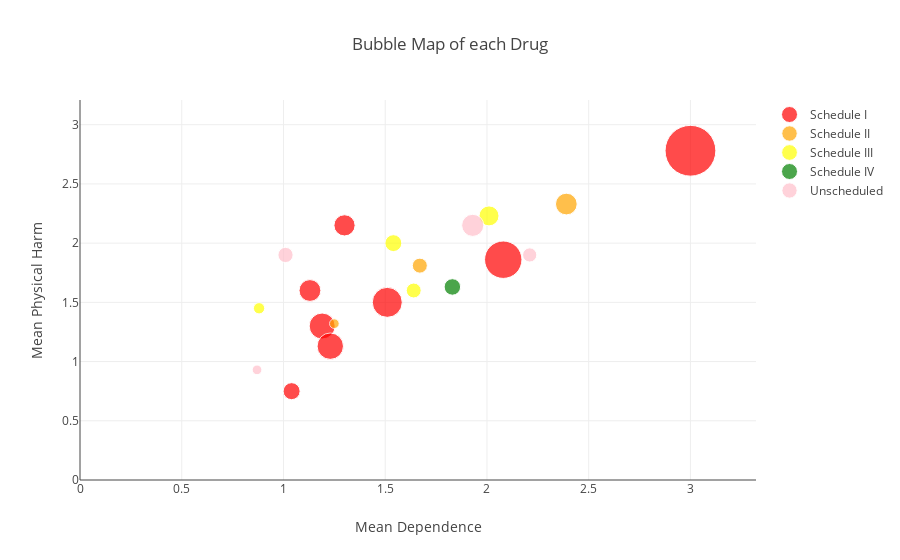

Notebook source saved alongside this figure:
### Code cell
sched1drug = drugs.loc[drugs["Schedule"] == "Schedule I",:]
sched2drug = drugs.loc[drugs["Schedule"] == "Schedule II",:]
sched3drug = drugs.loc[drugs["Schedule"] == "Schedule III",:]
sched4drug = drugs.loc[drugs["Schedule"] == "Schedule IV",:]
sched5drug = drugs.loc[drugs["Schedule"] == "Schedule V",:]
schednadrug = drugs.loc[drugs["Schedule"] == "Unscheduled",:]


trace0 = go.Scatter(x=sched1drug["Mean Dependence"], y = sched1drug["Mean Physical harm"], 
                  marker = dict(color = list(map(schedule2color.get, sched1drug["Schedule"])),
                                size = sched1drug["Mean Social harm"]*20),
                  text = sched1drug["Drug"], mode="markers", name = "Schedule I")

trace1 = go.Scatter(x=sched2drug["Mean Dependence"], y = sched2drug["Mean Physical harm"], 
                  marker = dict(color = list(map(schedule2color.get, sched2drug["Schedule"])),
                                size = sched2drug["Mean Social harm"]*10),
                  text = sched2drug["Drug"], mode="markers", name = "Schedule II")

trace2 = go.Scatter(x=sched3drug["Mean Dependence"], y = sched3drug["Mean Physical harm"], 
                  marker = dict(color = list(map(schedule2color.get, sched3drug["Schedule"])),
                                size = sched3drug["Mean Social harm"]*10),
                  text = sched3drug["Drug"], mode="markers", name = "Schedule III")

trace3 = go.Scatter(x=sched4drug["Mean Dependence"], y = sched4drug["Mean Physical harm"], 
                  marker = dict(color = list(map(schedule2color.get, sched4drug["Schedule"])),
                                size = sched4drug["Mean Social harm"]*10),
                  text = sched4drug["Drug"], mode="markers", name = "Schedule IV")

trace4 = go.Scatter(x=sched5drug["Mean Dependence"], y = sched5drug["Mean Physical harm"], 
                  marker = dict(color = list(map(schedule2color.get, sched5drug["Schedule"])),
                                size = sched5drug["Mean Social harm"]*10),
                  text = sched5drug["Drug"], mode="markers", name = "Schedule V")

trace5 = go.Scatter(x=schednadrug["Mean Dependence"], y = schednadrug["Mean Physical harm"], 
                  marker = dict(color = list(map(schedule2color.get, schednadrug["Schedule"])),
                                size = schednadrug["Mean Social harm"]*10),
                  text = schednadrug["Drug"], mode="markers", name = "Unscheduled")

traces = [trace0,trace1,trace2,trace3,trace4,trace5]

xaxis_template = dict(title = "Mean Dependence", rangemode = "tozero")
yaxis_template = dict(title = "Mean Physical Harm",  rangemode = "tozero")
#legend_template = schedule2color

layout = go.Layout(title = "Bubble Map of each Drug", xaxis=xaxis_template, yaxis=yaxis_template, showlegend=True)
fig = go.Figure(data=traces, layout = layout)
iplot(fig)

### Figure 1 — Plotly figure (JSON) as saved in the notebook; plotly's stock layout.template omitted (floating-point values rounded to 4 significant figures)
{"data": [{"marker": {"color": ["red", "red", "red", "red", "red", "red", "red", "red"], "size": [50.8, 37.4, 21.2, 30, 21.8, 26, 26.4, 17]}, "mode": "markers", "name": "Schedule I", "text": ["Heroin", "Street methadone", "4-MTA", "Cannabis", "Ecstasy", "GHB", "LSD", "Khat"], "type": "scatter", "uid": "fdc30c8e-6dfa-46eb-b554-8b7ecd65fa3a", "x": [3, 2.08, 1.3, 1.51, 1.13, 1.19, 1.23, 1.04], "y": [2.78, 1.86, 2.15, 1.5, 1.6, 1.3, 1.13, 0.75]}, {"marker": {"color": ["orange", "orange", "orange"], "size": [21.7, 15, 9.7]}, "mode": "markers", "name": "Schedule II", "text": ["Cocaine", "Amphetamine", "Methylphenidate"], "type": "scatter", "uid": "0f1da2e6-30af-4386-98ff-0ef5554ae45f", "x": [2.39, 1.67, 1.25], "y": [2.33, 1.81, 1.32]}, {"marker": {"color": ["yellow", "yellow", "yellow", "yellow"], "size": [20, 16.9, 14.9, 11.3]}, "mode": "markers", "name": "Schedule III", "text": ["Barbiturates", "Ketamine", "Buprenorphine", "Anabolic steroids"], "type": "scatter", "uid": "968e45ee-4fd4-49a3-8961-539cb1936798", "x": [2.01, 1.54, 1.64, 0.88], "y": [2.23, 2, 1.6, 1.45]}, {"marker": {"color": ["green"], "size": [16.5]}, "mode": "markers", "name": "Schedule IV", "text": ["Benzodiazepines"], "type": "scatter", "uid": "bb3b5ec7-ae35-4ebb-ae79-71a7faa0893b", "x": [1.83], "y": [1.63]}, {"marker": {"color": [], "size": []}, "mode": "markers", "name": "Schedule V", "text": [], "type": "scatter", "uid": "b4e135af-912c-4d05-b097-48712edac054", "x": [], "y": []}, {"marker": {"color": ["pink", "pink", "pink", "pink"], "size": [14.2, 22.1, 15.2, 9.7]}, "mode": "markers", "name": "Unscheduled", "text": ["Tobacco", "Alcohol", "Solvents", "Alkyl nitrites"], "type": "scatter", "uid": "061ca998-a7d9-4d30-8842-194737f84a23", "x": [2.21, 1.93, 1.01, 0.87], "y": [1.9, 2.15, 1.9, 0.93]}], "layout": {"showlegend": true, "title": {"text": "Bubble Map of each Drug"}, "xaxis": {"rangemode": "tozero", "title": {"text": "Mean Dependence"}}, "yaxis": {"rangemode": "tozero", "title": {"text": "Mean Physical Harm"}}}}
